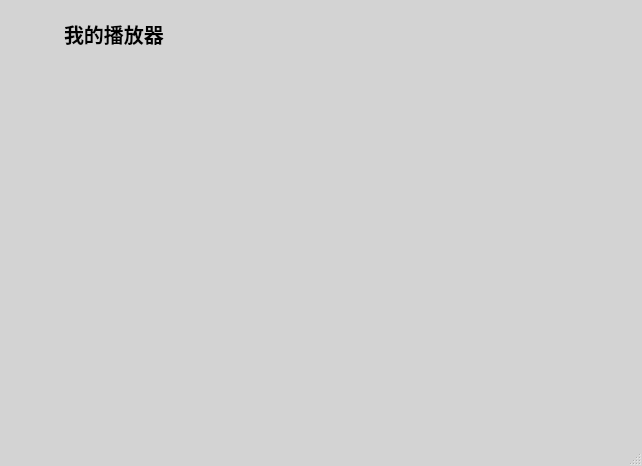
<?xml version="1.0" encoding="UTF-8"?>
<ui version="4.0">
 <class>CustomTitle</class>
 <widget class="QDialog" name="CustomTitle">
  <property name="geometry">
   <rect>
    <x>0</x>
    <y>0</y>
    <width>642</width>
    <height>466</height>
   </rect>
  </property>
  <property name="windowTitle">
   <string>frmMain</string>
  </property>
  <property name="styleSheet">
   <string notr="true"/>
  </property>
  <property name="sizeGripEnabled">
   <bool>true</bool>
  </property>
  <layout class="QVBoxLayout" name="verticalLayout">
   <property name="spacing">
    <number>0</number>
   </property>
   <property name="margin">
    <number>0</number>
   </property>
   <item>
    <widget class="QWidget" name="widget_frame" native="true">
     <property name="styleSheet">
      <string notr="true">QWidget#widget_frame
{
background-color: rgba(0, 0, 0, 30);
}</string>
     </property>
     <layout class="QVBoxLayout" name="verticalLayout_2">
      <property name="spacing">
       <number>0</number>
      </property>
      <property name="margin">
       <number>3</number>
      </property>
      <item>
       <widget class="QWidget" name="widget_back" native="true">
        <property name="styleSheet">
         <string notr="true"/>
        </property>
        <layout class="QVBoxLayout" name="verticalLayout_4">
         <property name="spacing">
          <number>0</number>
         </property>
         <property name="margin">
          <number>1</number>
         </property>
         <item>
          <widget class="QWidget" name="widget_title" native="true">
           <property name="sizePolicy">
            <sizepolicy hsizetype="Preferred" vsizetype="Fixed">
             <horstretch>0</horstretch>
             <verstretch>0</verstretch>
            </sizepolicy>
           </property>
           <property name="minimumSize">
            <size>
             <width>100</width>
             <height>60</height>
            </size>
           </property>
           <layout class="QHBoxLayout" name="horizontalLayout_2">
            <property name="spacing">
             <number>0</number>
            </property>
            <property name="margin">
             <number>0</number>
            </property>
            <item>
             <widget class="QLabel" name="lab_Ico">
              <property name="sizePolicy">
               <sizepolicy hsizetype="Minimum" vsizetype="Preferred">
                <horstretch>0</horstretch>
                <verstretch>0</verstretch>
               </sizepolicy>
              </property>
              <property name="minimumSize">
               <size>
                <width>60</width>
                <height>60</height>
               </size>
              </property>
              <property name="text">
               <string/>
              </property>
              <property name="alignment">
               <set>Qt::AlignCenter</set>
              </property>
             </widget>
            </item>
            <item>
             <widget class="QLabel" name="lab_Title">
              <property name="sizePolicy">
               <sizepolicy hsizetype="Expanding" vsizetype="Preferred">
                <horstretch>0</horstretch>
                <verstretch>0</verstretch>
               </sizepolicy>
              </property>
              <property name="styleSheet">
               <string notr="true">font: 10pt &quot;微软雅黑&quot;;
font-size:20px;
font-weight:bold;</string>
              </property>
              <property name="text">
               <string>我的播放器</string>
              </property>
              <property name="alignment">
               <set>Qt::AlignLeading|Qt::AlignLeft|Qt::AlignVCenter</set>
              </property>
             </widget>
            </item>
            <item>
             <widget class="QWidget" name="widget_menu" native="true">
              <property name="sizePolicy">
               <sizepolicy hsizetype="Minimum" vsizetype="Preferred">
                <horstretch>0</horstretch>
                <verstretch>0</verstretch>
               </sizepolicy>
              </property>
              <layout class="QHBoxLayout" name="horizontalLayout">
               <property name="spacing">
                <number>0</number>
               </property>
               <property name="margin">
                <number>0</number>
               </property>
               <item>
                <widget class="QPushButton" name="btnMenu">
                 <property name="sizePolicy">
                  <sizepolicy hsizetype="Minimum" vsizetype="Expanding">
                   <horstretch>0</horstretch>
                   <verstretch>0</verstretch>
                  </sizepolicy>
                 </property>
                 <property name="minimumSize">
                  <size>
                   <width>31</width>
                   <height>0</height>
                  </size>
                 </property>
                 <property name="cursor">
                  <cursorShape>ArrowCursor</cursorShape>
                 </property>
                 <property name="focusPolicy">
                  <enum>Qt::NoFocus</enum>
                 </property>
                 <property name="toolTip">
                  <string>菜单</string>
                 </property>
                 <property name="text">
                  <string/>
                 </property>
                 <property name="flat">
                  <bool>true</bool>
                 </property>
                </widget>
               </item>
               <item>
                <widget class="QPushButton" name="btnMenu_Min">
                 <property name="sizePolicy">
                  <sizepolicy hsizetype="Minimum" vsizetype="Expanding">
                   <horstretch>0</horstretch>
                   <verstretch>0</verstretch>
                  </sizepolicy>
                 </property>
                 <property name="minimumSize">
                  <size>
                   <width>31</width>
                   <height>0</height>
                  </size>
                 </property>
                 <property name="cursor">
                  <cursorShape>ArrowCursor</cursorShape>
                 </property>
                 <property name="focusPolicy">
                  <enum>Qt::NoFocus</enum>
                 </property>
                 <property name="toolTip">
                  <string>最小化</string>
                 </property>
                 <property name="text">
                  <string/>
                 </property>
                 <property name="flat">
                  <bool>true</bool>
                 </property>
                </widget>
               </item>
               <item>
                <widget class="QPushButton" name="btnMenu_Max">
                 <property name="sizePolicy">
                  <sizepolicy hsizetype="Minimum" vsizetype="Expanding">
                   <horstretch>0</horstretch>
                   <verstretch>0</verstretch>
                  </sizepolicy>
                 </property>
                 <property name="minimumSize">
                  <size>
                   <width>31</width>
                   <height>0</height>
                  </size>
                 </property>
                 <property name="cursor">
                  <cursorShape>ArrowCursor</cursorShape>
                 </property>
                 <property name="focusPolicy">
                  <enum>Qt::NoFocus</enum>
                 </property>
                 <property name="toolTip">
                  <string>最大化</string>
                 </property>
                 <property name="text">
                  <string/>
                 </property>
                 <property name="flat">
                  <bool>true</bool>
                 </property>
                </widget>
               </item>
               <item>
                <widget class="QPushButton" name="btnMenu_Close">
                 <property name="sizePolicy">
                  <sizepolicy hsizetype="Minimum" vsizetype="Expanding">
                   <horstretch>0</horstretch>
                   <verstretch>0</verstretch>
                  </sizepolicy>
                 </property>
                 <property name="minimumSize">
                  <size>
                   <width>40</width>
                   <height>0</height>
                  </size>
                 </property>
                 <property name="cursor">
                  <cursorShape>ArrowCursor</cursorShape>
                 </property>
                 <property name="focusPolicy">
                  <enum>Qt::NoFocus</enum>
                 </property>
                 <property name="toolTip">
                  <string>关闭</string>
                 </property>
                 <property name="text">
                  <string/>
                 </property>
                 <property name="flat">
                  <bool>true</bool>
                 </property>
                </widget>
               </item>
              </layout>
             </widget>
            </item>
           </layout>
          </widget>
         </item>
         <item>
          <widget class="QWidget" name="widget" native="true">
           <property name="sizePolicy">
            <sizepolicy hsizetype="Preferred" vsizetype="Expanding">
             <horstretch>0</horstretch>
             <verstretch>0</verstretch>
            </sizepolicy>
           </property>
           <layout class="QVBoxLayout" name="verticalLayout_3">
            <property name="spacing">
             <number>0</number>
            </property>
            <property name="margin">
             <number>0</number>
            </property>
            <item>
             <layout class="QVBoxLayout" name="verticalLayout_content"/>
            </item>
           </layout>
          </widget>
         </item>
        </layout>
       </widget>
      </item>
     </layout>
    </widget>
   </item>
  </layout>
 </widget>
 <layoutdefault spacing="6" margin="11"/>
 <resources/>
 <connections/>
</ui>
